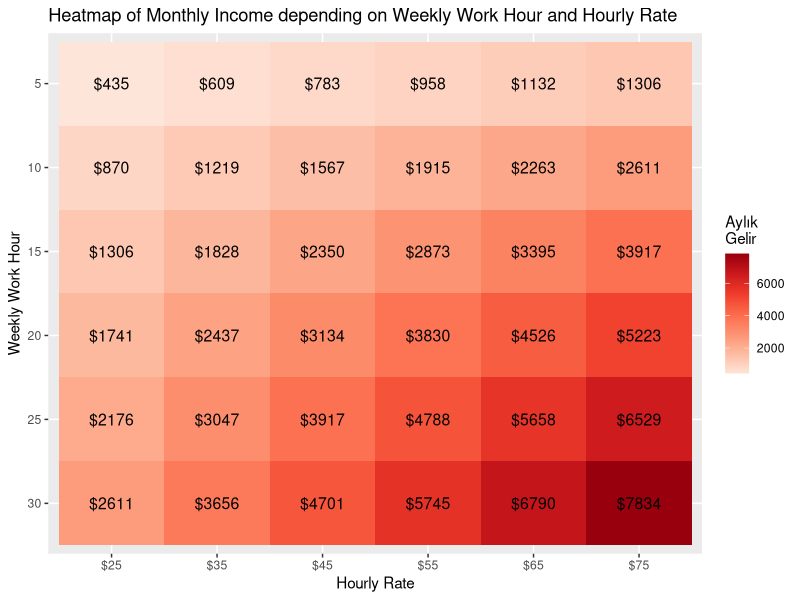
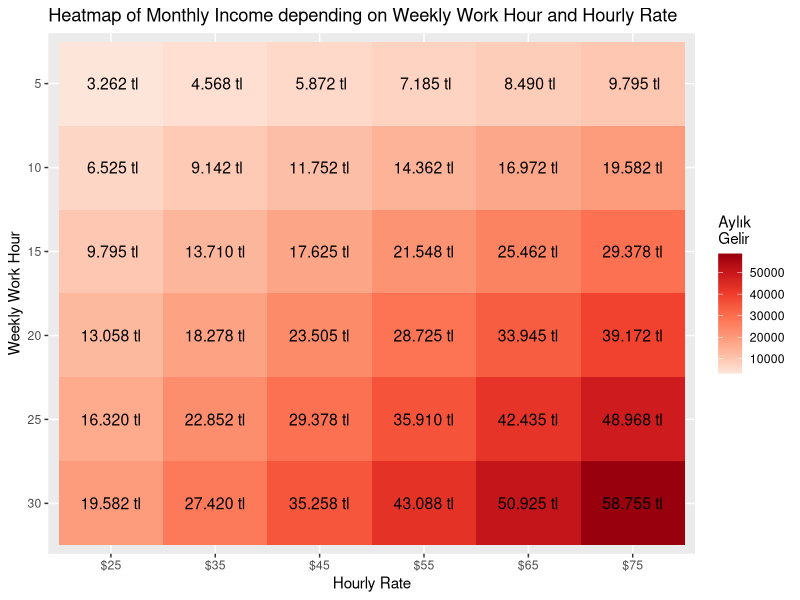

Write the R code that produced these figures, in order. (Note: this script raises an error after producing the figures.)
## ---- chunk 1
knitr::opts_chunk$set(
	echo = FALSE,
	message = FALSE,
	warning = FALSE
)
## ---- chunk 2
library(tidyverse)
## ---- chunk 3
data <- as_tibble(expand.grid(c(1:6) * 5, c(0:5) * 10 + 25))
## ---- chunk 4
week_to_month_coef <- 365.6 / 12 / 7
exchange_rate <- 7.5
upwork_rate <- 0.2
tax_ratio <- 0.2
## ---- chunk 5
data <- data %>%
  rename(
    hourly_rate = Var1,
    weekly_work_hour = Var2
  ) %>%
  mutate(monthly_income_usd = round(
    hourly_rate *
      weekly_work_hour *
      week_to_month_coef *
      (1 - upwork_rate)
  )) %>%
  mutate(
    monthly_income_tl = round(monthly_income_usd * 7.5,0)
  ) %>%
  mutate(
    monthly_income_tl_net = round(monthly_income_tl * (1 - tax_ratio))
  )
## ---- chunk 6
data %>%
  mutate(weekly_work_hour = paste("$", weekly_work_hour, sep = "")) %>%
  ggplot(aes(
    x = weekly_work_hour,
    y = reorder(hourly_rate, -hourly_rate),
    fill = monthly_income_usd
  )) +
  geom_tile() +
  ggtitle("Heatmap of Monthly Income depending on Weekly Work Hour and Hourly Rate") +
  xlab("Hourly Rate") +
  ylab("Weekly Work Hour") +
  scale_x_discrete(labels = c("$25", "$35", "$45", "$55", "$65", "$75")) +
  scale_fill_distiller(name = "Aylık\nGelir", palette = "Reds", direction = 1) +
  geom_text(
    aes(
      x = weekly_work_hour,
      y = reorder(hourly_rate, -hourly_rate),
      label = paste("$", as.character(monthly_income_usd), sep = "")
    ),
    color = "black",
    size = 4
  )
## ---- chunk 7

## ---- chunk 8
data %>%
  mutate(weekly_work_hour = paste("$", weekly_work_hour, sep = "")) %>%
  ggplot(aes(
    x = weekly_work_hour,
    y = reorder(hourly_rate, -hourly_rate),
    fill = monthly_income_tl
  )) +
  geom_tile() +
  ggtitle("Heatmap of Monthly Income depending on Weekly Work Hour and Hourly Rate") +
  xlab("Hourly Rate") +
  ylab("Weekly Work Hour") +
  scale_x_discrete(labels = c("$25", "$35", "$45", "$55", "$65", "$75")) +
  scale_fill_distiller(name = "Aylık\nGelir", palette = "Reds", direction = 1) +
  geom_text(
    aes(
      x = weekly_work_hour,
      y = reorder(hourly_rate, -hourly_rate),
      label = paste(format(monthly_income_tl,big.mark = "."),"tl")
    ),
    color = "black",
    size = 4
  )
## ---- chunk 9
data %>%
  mutate(weekly_work_hour = paste("$", weekly_work_hour, sep = "")) %>%
  ggplot(aes(
    x = weekly_work_hour,
    y = reorder(hourly_rate, -hourly_rate),
    fill = monthly_income_tl_net
  )) +
  geom_tile() +
  ggtitle("Heatmap of Monthly Income depending on Weekly Work Hour and Hourly Rate")+ theme_tufte() +
  xlab("Hourly Rate") +
  ylab("Weekly Work Hour") +
  scale_x_discrete(labels = c("$25", "$35", "$45", "$55", "$65", "$75")) +
  scale_fill_distiller(name = "Aylık\nGelir", palette = "Reds", direction = 1) +
  geom_text(
    aes(
      x = weekly_work_hour,
      y = reorder(hourly_rate, -hourly_rate),
      label = paste(format(monthly_income_tl_net,big.mark = "."),"tl")
    ),
    color = "black",
    size = 4
  )
